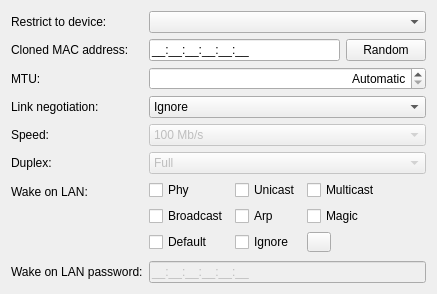
<?xml version="1.0" encoding="UTF-8"?>
<ui version="4.0">
 <class>WiredConnectionWidget</class>
 <widget class="QWidget" name="WiredConnectionWidget">
  <property name="geometry">
   <rect>
    <x>0</x>
    <y>0</y>
    <width>437</width>
    <height>232</height>
   </rect>
  </property>
  <layout class="QFormLayout" name="formLayout">
   <property name="fieldGrowthPolicy">
    <enum>QFormLayout::ExpandingFieldsGrow</enum>
   </property>
   <property name="verticalSpacing">
    <number>6</number>
   </property>
   <item row="0" column="0">
    <widget class="QLabel" name="label">
     <property name="text">
      <string>Restrict to device:</string>
     </property>
     <property name="buddy">
      <cstring>macAddress</cstring>
     </property>
    </widget>
   </item>
   <item row="0" column="1">
    <widget class="HwAddrComboBox" name="macAddress">
     <property name="sizePolicy">
      <sizepolicy hsizetype="MinimumExpanding" vsizetype="Fixed">
       <horstretch>0</horstretch>
       <verstretch>0</verstretch>
      </sizepolicy>
     </property>
     <property name="toolTip">
      <string>This option locks this connection to the network device specified by its
permanent MAC address entered here. Example: 00:11:22:33:44:55</string>
     </property>
    </widget>
   </item>
   <item row="1" column="0">
    <widget class="QLabel" name="label_2">
     <property name="text">
      <string>Cloned MAC address:</string>
     </property>
     <property name="buddy">
      <cstring>clonedMacAddress</cstring>
     </property>
    </widget>
   </item>
   <item row="1" column="1">
    <layout class="QHBoxLayout" name="horizontalLayout">
     <item>
      <widget class="KLineEdit" name="clonedMacAddress">
       <property name="sizePolicy">
        <sizepolicy hsizetype="MinimumExpanding" vsizetype="Fixed">
         <horstretch>0</horstretch>
         <verstretch>0</verstretch>
        </sizepolicy>
       </property>
       <property name="toolTip">
        <string>The MAC address entered here will be used as hardware address for the
network device this connection is activated on. This feature is known as MAC
cloning or spoofing. Example 11:22:33:44:55</string>
       </property>
       <property name="inputMask">
        <string notr="true">HH:HH:HH:HH:HH:HH;_</string>
       </property>
       <property name="alignment">
        <set>Qt::AlignLeading|Qt::AlignLeft|Qt::AlignVCenter</set>
       </property>
      </widget>
     </item>
     <item>
      <widget class="QPushButton" name="btnRandomMacAddr">
       <property name="text">
        <string>Random</string>
       </property>
      </widget>
     </item>
    </layout>
   </item>
   <item row="2" column="0">
    <widget class="QLabel" name="label_3">
     <property name="text">
      <string>MTU:</string>
     </property>
     <property name="buddy">
      <cstring>mtu</cstring>
     </property>
    </widget>
   </item>
   <item row="2" column="1">
    <widget class="QSpinBox" name="mtu">
     <property name="sizePolicy">
      <sizepolicy hsizetype="MinimumExpanding" vsizetype="Fixed">
       <horstretch>0</horstretch>
       <verstretch>0</verstretch>
      </sizepolicy>
     </property>
     <property name="toolTip">
      <string>Only transmit packets of the specified size or smaller, breaking larger packets up
into multiple Ethernet frames</string>
     </property>
     <property name="alignment">
      <set>Qt::AlignRight|Qt::AlignTrailing|Qt::AlignVCenter</set>
     </property>
     <property name="specialValueText">
      <string comment="MTU:">Automatic</string>
     </property>
     <property name="suffix">
      <string> bytes</string>
     </property>
     <property name="maximum">
      <number>10000</number>
     </property>
    </widget>
   </item>
   <item row="4" column="0">
    <widget class="QLabel" name="speedLabel">
     <property name="text">
      <string>Speed:</string>
     </property>
    </widget>
   </item>
   <item row="5" column="0">
    <widget class="QLabel" name="duplexLabel">
     <property name="text">
      <string>Duplex:</string>
     </property>
     <property name="buddy">
      <cstring>duplex</cstring>
     </property>
    </widget>
   </item>
   <item row="5" column="1">
    <widget class="KComboBox" name="duplex">
     <property name="enabled">
      <bool>false</bool>
     </property>
     <property name="sizePolicy">
      <sizepolicy hsizetype="MinimumExpanding" vsizetype="Fixed">
       <horstretch>0</horstretch>
       <verstretch>0</verstretch>
      </sizepolicy>
     </property>
     <property name="toolTip">
      <string>Request that the device use the specified duplex mode. Either &quot;half&quot; or &quot;full&quot;</string>
     </property>
     <property name="currentIndex">
      <number>1</number>
     </property>
     <item>
      <property name="text">
       <string>Half</string>
      </property>
     </item>
     <item>
      <property name="text">
       <string>Full</string>
      </property>
     </item>
    </widget>
   </item>
   <item row="3" column="0">
    <widget class="QLabel" name="label_4">
     <property name="toolTip">
      <string/>
     </property>
     <property name="text">
      <string>Link negotiation:</string>
     </property>
    </widget>
   </item>
   <item row="3" column="1">
    <widget class="QComboBox" name="linkNegotiation">
     <property name="sizePolicy">
      <sizepolicy hsizetype="MinimumExpanding" vsizetype="Fixed">
       <horstretch>0</horstretch>
       <verstretch>0</verstretch>
      </sizepolicy>
     </property>
     <property name="toolTip">
      <string>Device link negotiation. If “Manual” is chosen, “Speed” and “Duplex” values will be forced without checking
the device compatibility. If unsure, leave here “Ignore” or pick “Automatic”.</string>
     </property>
     <item>
      <property name="text">
       <string>Ignore</string>
      </property>
     </item>
     <item>
      <property name="text">
       <string comment="Link negotiation:">Automatic</string>
      </property>
     </item>
     <item>
      <property name="text">
       <string>Manual</string>
      </property>
     </item>
    </widget>
   </item>
   <item row="4" column="1">
    <widget class="QComboBox" name="speed">
     <property name="enabled">
      <bool>false</bool>
     </property>
     <property name="sizePolicy">
      <sizepolicy hsizetype="MinimumExpanding" vsizetype="Fixed">
       <horstretch>0</horstretch>
       <verstretch>0</verstretch>
      </sizepolicy>
     </property>
     <property name="toolTip">
      <string>Request that the device use only the specified speed.</string>
     </property>
     <property name="currentIndex">
      <number>1</number>
     </property>
     <item>
      <property name="text">
       <string>10 Mb/s</string>
      </property>
     </item>
     <item>
      <property name="text">
       <string>100 Mb/s</string>
      </property>
     </item>
     <item>
      <property name="text">
       <string>1 Gb/s</string>
      </property>
     </item>
     <item>
      <property name="text">
       <string>2.5 Gb/s</string>
      </property>
     </item>
     <item>
      <property name="text">
       <string>5 Gb/s</string>
      </property>
     </item>
     <item>
      <property name="text">
       <string>10 Gb/s</string>
      </property>
     </item>
     <item>
      <property name="text">
       <string>40 Gb/s</string>
      </property>
     </item>
     <item>
      <property name="text">
       <string>100 Gb/s</string>
      </property>
     </item>
    </widget>
   </item>
   <item row="6" column="0">
    <widget class="QLabel" name="label_5">
     <property name="text">
      <string>Wake on LAN:</string>
     </property>
    </widget>
   </item>
   <item row="6" column="1">
    <layout class="QGridLayout" name="wolOptionsLayout">
     <item row="0" column="0">
      <widget class="QCheckBox" name="wolPhy">
       <property name="text">
        <string>Phy</string>
       </property>
      </widget>
     </item>
     <item row="0" column="1">
      <widget class="QCheckBox" name="wolUnicast">
       <property name="text">
        <string>Unicast</string>
       </property>
      </widget>
     </item>
     <item row="0" column="2">
      <widget class="QCheckBox" name="wolMulticast">
       <property name="text">
        <string>Multicast</string>
       </property>
      </widget>
     </item>
     <item row="1" column="0">
      <widget class="QCheckBox" name="wolBroadcast">
       <property name="text">
        <string>Broadcast</string>
       </property>
      </widget>
     </item>
     <item row="1" column="1">
      <widget class="QCheckBox" name="wolArp">
       <property name="text">
        <string>Arp</string>
       </property>
      </widget>
     </item>
     <item row="1" column="2">
      <widget class="QCheckBox" name="wolMagic">
       <property name="text">
        <string>Magic</string>
       </property>
      </widget>
     </item>
     <item row="2" column="0">
      <widget class="QCheckBox" name="wolDefault">
       <property name="text">
        <string>Default</string>
       </property>
      </widget>
     </item>
     <item row="2" column="1">
      <widget class="QCheckBox" name="wolIgnore">
       <property name="text">
        <string>Ignore</string>
       </property>
      </widget>
     </item>
     <item row="2" column="2">
      <widget class="KContextualHelpButton" name="wolHelp">
       <property name="contextualHelpText">
        <string>Uncheck all options to disable Wake-on-Lan. Please refer to wake-on-lan section of &lt;a href=&quot;https://networkmanager.dev/docs/api/latest/settings-802-3-ethernet.html&quot;&gt;NetworkManager documentation&lt;/a&gt; for detailed explaniation about each option.</string>
       </property>
      </widget>
     </item>
    </layout>
   </item>
   <item row="7" column="0">
    <widget class="QLabel" name="label_6">
     <property name="text">
      <string>Wake on LAN password:</string>
     </property>
     <property name="buddy">
      <cstring>wolPassword</cstring>
     </property>
    </widget>
   </item>
   <item row="7" column="1">
    <widget class="KLineEdit" name="wolPassword">
     <property name="toolTip">
      <string>If specified, the password used with magic-packet-based Wake-on-LAN, represented as an Ethernet MAC address. If not specified, no password will be required.</string>
     </property>
     <property name="inputMask">
      <string notr="true">HH:HH:HH:HH:HH:HH;_</string>
     </property>
     <property name="enabled">
      <bool>false</bool>
     </property>
    </widget>
   </item>
  </layout>
 </widget>
 <customwidgets>
  <customwidget>
   <class>KComboBox</class>
   <extends>QComboBox</extends>
   <header>kcombobox.h</header>
  </customwidget>
  <customwidget>
   <class>KLineEdit</class>
   <extends>QLineEdit</extends>
   <header>klineedit.h</header>
  </customwidget>
  <customwidget>
   <class>HwAddrComboBox</class>
   <extends>QComboBox</extends>
   <header>hwaddrcombobox.h</header>
  </customwidget>
  <customwidget>
   <class>KContextualHelpButton</class>
   <extends>QToolButton</extends>
   <header>kcontextualhelpbutton.h</header>
  </customwidget>
 </customwidgets>
 <tabstops>
  <tabstop>macAddress</tabstop>
  <tabstop>clonedMacAddress</tabstop>
  <tabstop>btnRandomMacAddr</tabstop>
  <tabstop>mtu</tabstop>
  <tabstop>duplex</tabstop>
 </tabstops>
 <resources/>
 <connections/>
</ui>
